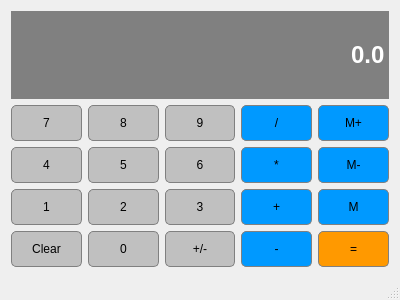
<?xml version="1.0" encoding="UTF-8"?>
<ui version="4.0">
 <class>Calculator</class>
 <widget class="QMainWindow" name="Calculator">
  <property name="geometry">
   <rect>
    <x>0</x>
    <y>0</y>
    <width>400</width>
    <height>300</height>
   </rect>
  </property>
  <property name="windowTitle">
   <string>Calculator</string>
  </property>
  <widget class="QWidget" name="centralWidget">
   <layout class="QGridLayout" name="gridLayout">
    <item row="4" column="0">
     <widget class="QPushButton" name="clear">
      <property name="sizePolicy">
       <sizepolicy hsizetype="Preferred" vsizetype="Maximum">
        <horstretch>0</horstretch>
        <verstretch>0</verstretch>
       </sizepolicy>
      </property>
      <property name="styleSheet">
       <string notr="true">QPushButton{
	background-color: #C0C0C0;
	border: 1px solid gray;
	padding: 10px;
	border-radius: 5px;
}
QPushButton:pressed{
	background-color: #A9A9A9;
}</string>
      </property>
      <property name="text">
       <string>Clear</string>
      </property>
     </widget>
    </item>
    <item row="3" column="0">
     <widget class="QPushButton" name="btn1">
      <property name="sizePolicy">
       <sizepolicy hsizetype="Preferred" vsizetype="Maximum">
        <horstretch>0</horstretch>
        <verstretch>0</verstretch>
       </sizepolicy>
      </property>
      <property name="styleSheet">
       <string notr="true">QPushButton{
	background-color: #C0C0C0;
	border: 1px solid gray;
	padding: 10px;
	border-radius: 5px;
}
QPushButton:pressed{
	background-color: #A9A9A9;
}</string>
      </property>
      <property name="text">
       <string>1</string>
      </property>
     </widget>
    </item>
    <item row="1" column="0">
     <widget class="QPushButton" name="btn7">
      <property name="sizePolicy">
       <sizepolicy hsizetype="Preferred" vsizetype="Maximum">
        <horstretch>0</horstretch>
        <verstretch>0</verstretch>
       </sizepolicy>
      </property>
      <property name="styleSheet">
       <string notr="true">QPushButton{
	background-color: #C0C0C0;
	border: 1px solid gray;
	padding: 10px;
	border-radius: 5px;
}
QPushButton:pressed{
	background-color: #A9A9A9;
}</string>
      </property>
      <property name="text">
       <string>7</string>
      </property>
     </widget>
    </item>
    <item row="3" column="1">
     <widget class="QPushButton" name="btn2">
      <property name="sizePolicy">
       <sizepolicy hsizetype="Preferred" vsizetype="Maximum">
        <horstretch>0</horstretch>
        <verstretch>0</verstretch>
       </sizepolicy>
      </property>
      <property name="styleSheet">
       <string notr="true">QPushButton{
	background-color: #C0C0C0;
	border: 1px solid gray;
	padding: 10px;
	border-radius: 5px;
}
QPushButton:pressed{
	background-color: #A9A9A9;
}</string>
      </property>
      <property name="text">
       <string>2</string>
      </property>
     </widget>
    </item>
    <item row="1" column="1">
     <widget class="QPushButton" name="btn8">
      <property name="sizePolicy">
       <sizepolicy hsizetype="Preferred" vsizetype="Maximum">
        <horstretch>0</horstretch>
        <verstretch>0</verstretch>
       </sizepolicy>
      </property>
      <property name="styleSheet">
       <string notr="true">QPushButton{
	background-color: #C0C0C0;
	border: 1px solid gray;
	padding: 10px;
	border-radius: 5px;
}
QPushButton:pressed{
	background-color: #A9A9A9;
}</string>
      </property>
      <property name="text">
       <string>8</string>
      </property>
     </widget>
    </item>
    <item row="1" column="2">
     <widget class="QPushButton" name="btn9">
      <property name="sizePolicy">
       <sizepolicy hsizetype="Preferred" vsizetype="Maximum">
        <horstretch>0</horstretch>
        <verstretch>0</verstretch>
       </sizepolicy>
      </property>
      <property name="styleSheet">
       <string notr="true">QPushButton{
	background-color: #C0C0C0;
	border: 1px solid gray;
	padding: 10px;
	border-radius: 5px;
}
QPushButton:pressed{
	background-color: #A9A9A9;
}</string>
      </property>
      <property name="text">
       <string>9</string>
      </property>
     </widget>
    </item>
    <item row="3" column="4">
     <widget class="QPushButton" name="btnM">
      <property name="sizePolicy">
       <sizepolicy hsizetype="Preferred" vsizetype="Maximum">
        <horstretch>0</horstretch>
        <verstretch>0</verstretch>
       </sizepolicy>
      </property>
      <property name="styleSheet">
       <string notr="true">QPushButton{
	background-color: #0099ff;
	border: 1px solid gray;
	padding: 10px;
	border-radius: 5px;
}
QPushButton:pressed{
	background-color: #A9A9A9;
}</string>
      </property>
      <property name="text">
       <string>M</string>
      </property>
     </widget>
    </item>
    <item row="2" column="0">
     <widget class="QPushButton" name="btn4">
      <property name="sizePolicy">
       <sizepolicy hsizetype="Preferred" vsizetype="Maximum">
        <horstretch>0</horstretch>
        <verstretch>0</verstretch>
       </sizepolicy>
      </property>
      <property name="styleSheet">
       <string notr="true">QPushButton{
	background-color: #C0C0C0;
	border: 1px solid gray;
	padding: 10px;
	border-radius: 5px;
}
QPushButton:pressed{
	background-color: #A9A9A9;
}</string>
      </property>
      <property name="text">
       <string>4</string>
      </property>
     </widget>
    </item>
    <item row="1" column="4">
     <widget class="QPushButton" name="btnMp">
      <property name="sizePolicy">
       <sizepolicy hsizetype="Preferred" vsizetype="Maximum">
        <horstretch>0</horstretch>
        <verstretch>0</verstretch>
       </sizepolicy>
      </property>
      <property name="styleSheet">
       <string notr="true">QPushButton{
	background-color: #0099ff;
	border: 1px solid gray;
	padding: 10px;
	border-radius: 5px;
}
QPushButton:pressed{
	background-color: #A9A9A9;
}</string>
      </property>
      <property name="text">
       <string>M+</string>
      </property>
     </widget>
    </item>
    <item row="1" column="3">
     <widget class="QPushButton" name="bulish">
      <property name="sizePolicy">
       <sizepolicy hsizetype="Preferred" vsizetype="Maximum">
        <horstretch>0</horstretch>
        <verstretch>0</verstretch>
       </sizepolicy>
      </property>
      <property name="styleSheet">
       <string notr="true">QPushButton{
	background-color: #0099ff;
	border: 1px solid gray;
	padding: 10px;
	border-radius: 5px;
}
QPushButton:pressed{
	background-color: #A9A9A9;
}</string>
      </property>
      <property name="text">
       <string>/</string>
      </property>
     </widget>
    </item>
    <item row="2" column="4">
     <widget class="QPushButton" name="btnMm">
      <property name="sizePolicy">
       <sizepolicy hsizetype="Preferred" vsizetype="Maximum">
        <horstretch>0</horstretch>
        <verstretch>0</verstretch>
       </sizepolicy>
      </property>
      <property name="styleSheet">
       <string notr="true">QPushButton{
	background-color: #0099ff;
	border: 1px solid gray;
	padding: 10px;
	border-radius: 5px;
}
QPushButton:pressed{
	background-color: #A9A9A9;
}</string>
      </property>
      <property name="text">
       <string>M-</string>
      </property>
     </widget>
    </item>
    <item row="2" column="2">
     <widget class="QPushButton" name="btn6">
      <property name="sizePolicy">
       <sizepolicy hsizetype="Preferred" vsizetype="Maximum">
        <horstretch>0</horstretch>
        <verstretch>0</verstretch>
       </sizepolicy>
      </property>
      <property name="styleSheet">
       <string notr="true">QPushButton{
	background-color: #C0C0C0;
	border: 1px solid gray;
	padding: 10px;
	border-radius: 5px;
}
QPushButton:pressed{
	background-color: #A9A9A9;
}</string>
      </property>
      <property name="text">
       <string>6</string>
      </property>
     </widget>
    </item>
    <item row="2" column="3">
     <widget class="QPushButton" name="kop">
      <property name="sizePolicy">
       <sizepolicy hsizetype="Preferred" vsizetype="Maximum">
        <horstretch>0</horstretch>
        <verstretch>0</verstretch>
       </sizepolicy>
      </property>
      <property name="styleSheet">
       <string notr="true">QPushButton{
	background-color: #0099ff;
	border: 1px solid gray;
	padding: 10px;
	border-radius: 5px;
}
QPushButton:pressed{
	background-color: #A9A9A9;
}</string>
      </property>
      <property name="text">
       <string>*</string>
      </property>
     </widget>
    </item>
    <item row="2" column="1">
     <widget class="QPushButton" name="btn5">
      <property name="sizePolicy">
       <sizepolicy hsizetype="Preferred" vsizetype="Maximum">
        <horstretch>0</horstretch>
        <verstretch>0</verstretch>
       </sizepolicy>
      </property>
      <property name="styleSheet">
       <string notr="true">QPushButton{
	background-color: #C0C0C0;
	border: 1px solid gray;
	padding: 10px;
	border-radius: 5px;
}
QPushButton:pressed{
	background-color: #A9A9A9;
}</string>
      </property>
      <property name="text">
       <string>5</string>
      </property>
     </widget>
    </item>
    <item row="4" column="4">
     <widget class="QPushButton" name="teng">
      <property name="sizePolicy">
       <sizepolicy hsizetype="Preferred" vsizetype="Maximum">
        <horstretch>0</horstretch>
        <verstretch>0</verstretch>
       </sizepolicy>
      </property>
      <property name="styleSheet">
       <string notr="true">QPushButton{
	background-color: #ff9900;
	border: 1px solid gray;
	padding: 10px;
	border-radius: 5px;
}
QPushButton:pressed{
	background-color: #A9A9A9;
}</string>
      </property>
      <property name="text">
       <string>=</string>
      </property>
     </widget>
    </item>
    <item row="4" column="1">
     <widget class="QPushButton" name="btn0">
      <property name="sizePolicy">
       <sizepolicy hsizetype="Preferred" vsizetype="Maximum">
        <horstretch>0</horstretch>
        <verstretch>0</verstretch>
       </sizepolicy>
      </property>
      <property name="styleSheet">
       <string notr="true">QPushButton{
	background-color: #C0C0C0;
	border: 1px solid gray;
	padding: 10px;
	border-radius: 5px;
}
QPushButton:pressed{
	background-color: #A9A9A9;
}</string>
      </property>
      <property name="text">
       <string>0</string>
      </property>
     </widget>
    </item>
    <item row="3" column="2">
     <widget class="QPushButton" name="btn3">
      <property name="sizePolicy">
       <sizepolicy hsizetype="Preferred" vsizetype="Maximum">
        <horstretch>0</horstretch>
        <verstretch>0</verstretch>
       </sizepolicy>
      </property>
      <property name="styleSheet">
       <string notr="true">QPushButton{
	background-color: #C0C0C0;
	border: 1px solid gray;
	padding: 10px;
	border-radius: 5px;
}
QPushButton:pressed{
	background-color: #A9A9A9;
}</string>
      </property>
      <property name="text">
       <string>3</string>
      </property>
     </widget>
    </item>
    <item row="4" column="2">
     <widget class="QPushButton" name="plusminus">
      <property name="sizePolicy">
       <sizepolicy hsizetype="Preferred" vsizetype="Maximum">
        <horstretch>0</horstretch>
        <verstretch>0</verstretch>
       </sizepolicy>
      </property>
      <property name="styleSheet">
       <string notr="true">QPushButton{
	background-color: #C0C0C0;
	border: 1px solid gray;
	padding: 10px;
	border-radius: 5px;
}
QPushButton:pressed{
	background-color: #A9A9A9;
}</string>
      </property>
      <property name="text">
       <string>+/-</string>
      </property>
     </widget>
    </item>
    <item row="3" column="3">
     <widget class="QPushButton" name="plus">
      <property name="sizePolicy">
       <sizepolicy hsizetype="Preferred" vsizetype="Maximum">
        <horstretch>0</horstretch>
        <verstretch>0</verstretch>
       </sizepolicy>
      </property>
      <property name="styleSheet">
       <string notr="true">QPushButton{
	background-color: #0099ff;
	border: 1px solid gray;
	padding: 10px;
	border-radius: 5px;
}
QPushButton:pressed{
	background-color: #A9A9A9;
}</string>
      </property>
      <property name="text">
       <string>+</string>
      </property>
     </widget>
    </item>
    <item row="4" column="3">
     <widget class="QPushButton" name="minus">
      <property name="sizePolicy">
       <sizepolicy hsizetype="Preferred" vsizetype="Maximum">
        <horstretch>0</horstretch>
        <verstretch>0</verstretch>
       </sizepolicy>
      </property>
      <property name="styleSheet">
       <string notr="true">QPushButton{
	background-color: #0099ff;
	border: 1px solid gray;
	padding: 10px;
	border-radius: 5px;
}
QPushButton:pressed{
	background-color: #A9A9A9;
}</string>
      </property>
      <property name="text">
       <string>-</string>
      </property>
     </widget>
    </item>
    <item row="0" column="0" colspan="5">
     <widget class="QLineEdit" name="Display">
      <property name="sizePolicy">
       <sizepolicy hsizetype="Preferred" vsizetype="Ignored">
        <horstretch>0</horstretch>
        <verstretch>0</verstretch>
       </sizepolicy>
      </property>
      <property name="font">
       <font>
        <pointsize>18</pointsize>
        <weight>75</weight>
        <bold>true</bold>
       </font>
      </property>
      <property name="autoFillBackground">
       <bool>false</bool>
      </property>
      <property name="styleSheet">
       <string notr="true">QLineEdit{
	background-color: gray;
	border: 1px solid gray;
	color:#fff;
}</string>
      </property>
      <property name="text">
       <string>0.0</string>
      </property>
      <property name="echoMode">
       <enum>QLineEdit::Normal</enum>
      </property>
      <property name="alignment">
       <set>Qt::AlignRight|Qt::AlignTrailing|Qt::AlignVCenter</set>
      </property>
     </widget>
    </item>
   </layout>
  </widget>
  <widget class="QMenuBar" name="menuBar">
   <property name="geometry">
    <rect>
     <x>0</x>
     <y>0</y>
     <width>400</width>
     <height>21</height>
    </rect>
   </property>
  </widget>
  <widget class="QStatusBar" name="statusBar"/>
 </widget>
 <layoutdefault spacing="6" margin="11"/>
 <resources/>
 <connections/>
</ui>
